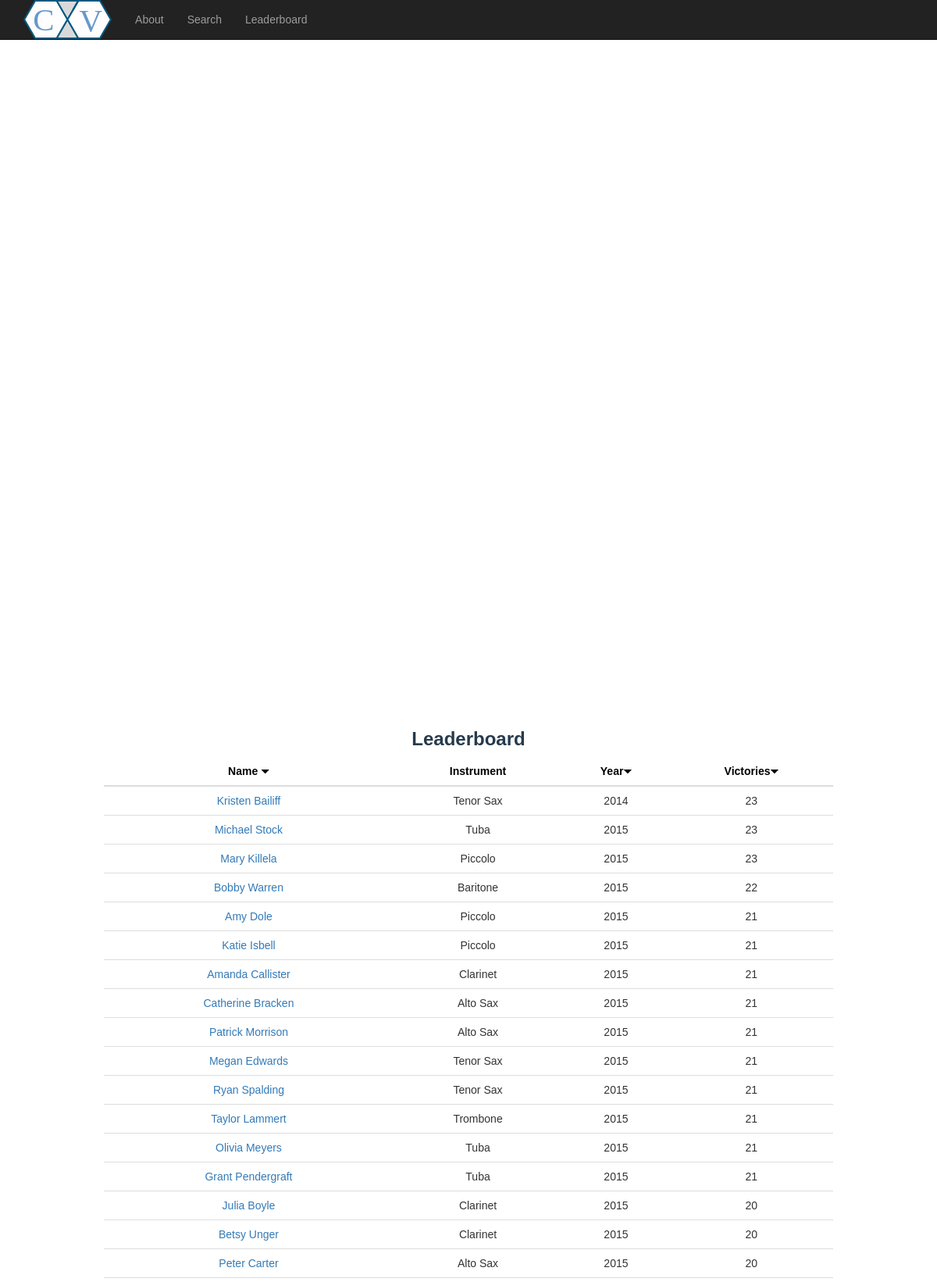
The app's page /leaderboard (upper part) with its own data.
### databases.py (models this page shows)
class Members(db.Model):
    __tablename__ = 'members'
    __searchable__= ['name']
    id = db.Column(db.Integer,primary_key=True)
    name = db.Column(db.String(250),nullable=False)
    instrument = db.Column(db.String(250))
    year = db.Column(db.Integer)
    victorycount = db.Column(db.Integer)
    gamecount = db.Column(db.Integer)
    ensemble_id = db.Column(db.Integer,db.ForeignKey('ensembles.id'))
    ens = db.relationship("Ensembles",secondary=lambda: membersensemble_table)

### main.py (the view)
@app.route('/leaderboard')
def leaderboard():
    memberslist = Members.query.all()
    memberslist = sorted(memberslist,key=lambda x:x.victorycount,reverse=True)
    return render_template('leaderboard.html',memberslist=memberslist)

### templates/leaderboard.html
{% extends "basetemplate.html" %}
{% block body %}
{{ super() }}
<div class='container maincontent' id="leaderboard-main">
    <div id="leaderboard-sub">
        <h3 class="leaderboard-title">Leaderboard</h3>
        <table class="table table-hover" id="leaderboard-table">
            <thead>
                <tr>
                    <th class="name">Name <span class="glyphicon glyphicon-triangle-bottom" aria-hidden="true"></span> </th>
                    <th class="instrument">Instrument</th>
                    <th class="year">Year<span class="glyphicon glyphicon-triangle-bottom" aria-hidden="true"></span></th>
                    <th class="victories">Victories<span class="glyphicon glyphicon-triangle-bottom" aria-hidden="true"></span></th>
                </tr>
            </thead>
            <tbody>
                {% for member in memberslist %}
                    <tr>
                        <td class="name"><a href="{{ url_for('member',username=member.name[:-1].replace(' ','_'))}}">{{ member.name }}</a></td>
                        <td class="instrument">{{ member.instrument }}</td>
                        <td class="year">{{ member.year }}</td>
                        <td class="victories"> {{ member.victorycount }}</td>
                    </tr>
                {% endfor %}
            </tbody>
        </table>
    </div>
</div>
{% endblock %}

### templates/basetemplate.html (shortened to what this page needs)
{% extends "bootstrap/base.html" %}
{% block head %}
{{ super() }}
{% endblock %}
{% block styles %}
    {{ super() }}
<link rel="stylesheet"
      href="{{ url_for('.static',filename='css/base.css')}}">
{% endblock %}
{% block content %}
    <nav class="navbar navbar-inverse navbar-fixed-top" role="navigation">
        <div class="container">
            <div class="navbar-header">
                <a class="navbar-brand" href="{{ url_for('index') }}">
                    <img src="{{ url_for('.static',filename='images/cvlogonewnotext.svg')}}">
                </a>
            </div>
            <div class="collapse navbar-collapse" id="bs-example-navbar-collapse-1">
                <ul class="nav navbar-nav">
                    <li>
                        <a href="{{ url_for('about') }}">About</a>
                    </li>
                    <li>
                        <a href="{{ url_for('index') }}">Search</a>
                    </li>
                    <li>
                        <a href="{{ url_for('leaderboard') }}">Leaderboard</a>
                    </li>
                </ul>
            </div>
        </div>
    </nav>
{% endblock %}

### static/css/base.css (style rules this page uses)
body { background: url(../images/background.jpg) no-repeat center center fixed; -webkit-background-size: cover; -moz-background-size: cover; -o-background-size: cover; background-size: cover; }
.navbar-brand img { height:50px; top:-15px; position:relative; }
.maincontent { border:solid; border-radius:10px; background-color: rgba(255,255,255,.95); padding: 10px; top:80px; border-color: white; }
#leaderboard-main { position:absolute; left:0; right:0; height:80%; overflow: scroll; margin-right: auto; margin-left: auto; width: 80%; top:10%; }
.leaderboard-title { color: #263A4C; font-weight:bold; }
th > span { color:black; font-size:8pt; text-align:right; }
th { color:black; text-align: center; font-weight: bold; }
table { text-align:center; }
body { font-family: museo-sans,sans-serif; }
h3 { text-align: center; }

### records on screen
Members: name "Kristen Bailiff", instrument "Tenor Sax", year "2014", victorycount "23"
Members: name "Michael Stock", instrument "Tuba", year "2015", victorycount "23"
Members: name "Mary Killela", instrument "Piccolo", year "2015", victorycount "23"
Members: name "Bobby Warren", instrument "Baritone", year "2015", victorycount "22"
Members: name "Amy Dole", instrument "Piccolo", year "2015", victorycount "21"
Members: name "Katie Isbell", instrument "Piccolo", year "2015", victorycount "21"
Members: name "Amanda Callister", instrument "Clarinet", year "2015", victorycount "21"
Members: name "Catherine Bracken", instrument "Alto Sax", year "2015", victorycount "21"
Members: name "Patrick Morrison", instrument "Alto Sax", year "2015", victorycount "21"
Members: name "Megan Edwards", instrument "Tenor Sax", year "2015", victorycount "21"
Members: name "Ryan Spalding", instrument "Tenor Sax", year "2015", victorycount "21"
Members: name "Taylor Lammert", instrument "Trombone", year "2015", victorycount "21"
Members: name "Olivia Meyers", instrument "Tuba", year "2015", victorycount "21"
Members: name "Grant Pendergraft", instrument "Tuba", year "2015", victorycount "21"
Members: name "Julia Boyle", instrument "Clarinet", year "2015", victorycount "20"
Members: name "Betsy Unger", instrument "Clarinet", year "2015", victorycount "20"
Members: name "Peter Carter", instrument "Alto Sax", year "2015", victorycount "20"
